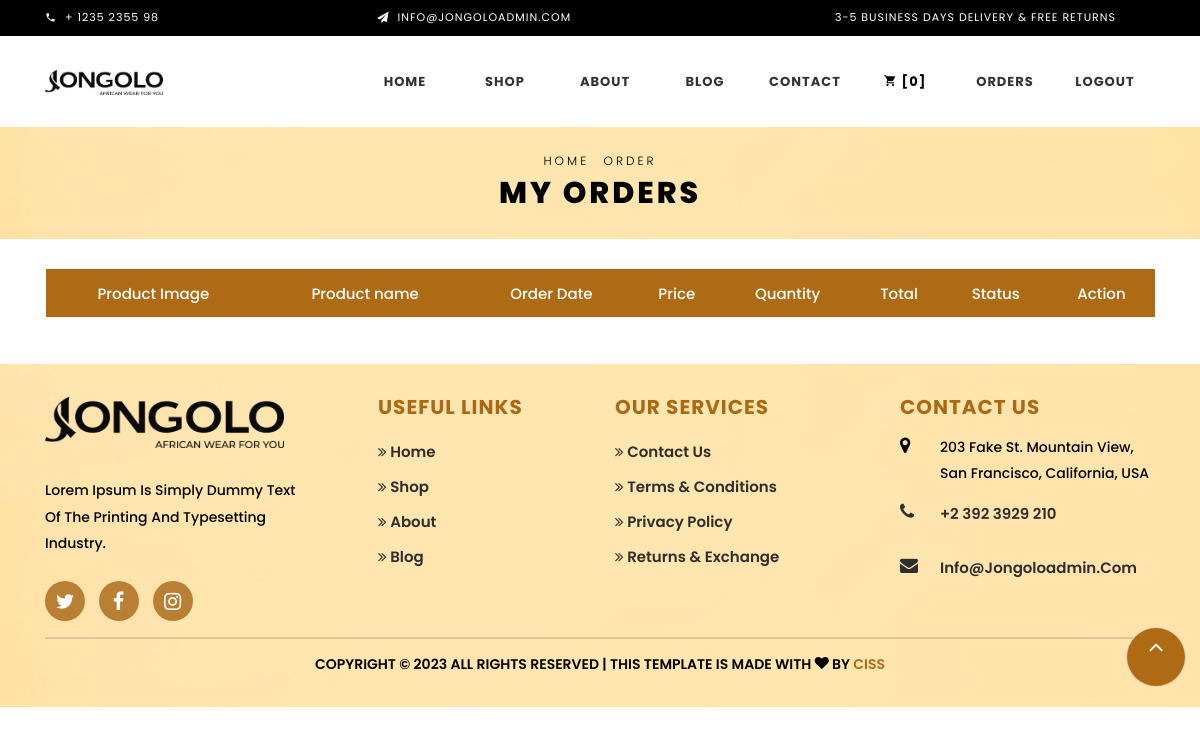
Page /order (signed in) on the earlier database version.
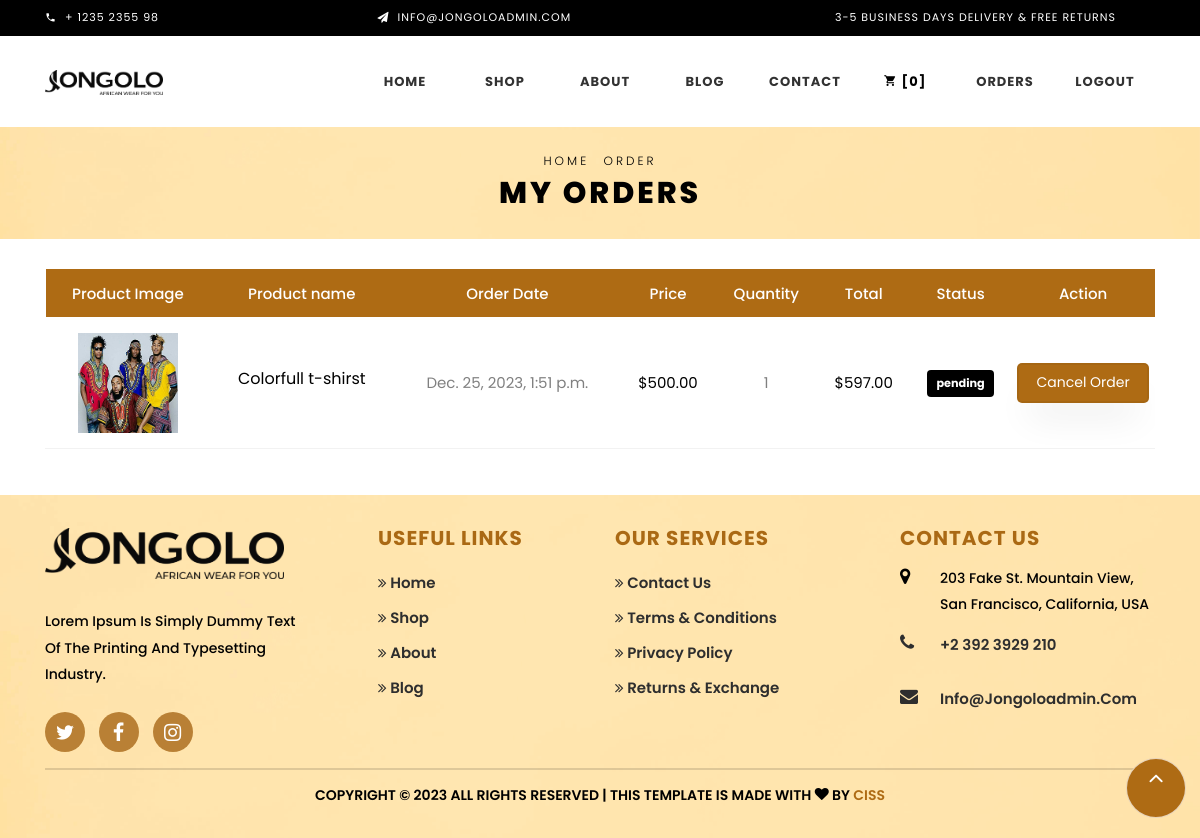
Same page on the later database version.
### myapp/models.py (models this page shows, shortened)
class OrderItem(models.Model):
    order = models.ForeignKey(Order, on_delete=models.CASCADE)
    product = models.ForeignKey(Product, on_delete=models.CASCADE)
    quantity = models.PositiveIntegerField()
    unit_price = models.DecimalField(max_digits=10, decimal_places=2)

class Product(models.Model):
    user = models.ForeignKey(User, on_delete=models.CASCADE, default=1)
    name = models.CharField(max_length=100)
    price = models.IntegerField(default=0)
    category = models.ForeignKey(Category, on_delete=models.CASCADE, default=1)
    description = models.CharField(max_length=200, default='' , null=True , blank=True)
    image = models.ImageField(upload_to='products')

class Order(models.Model):
    user = models.ForeignKey(User, on_delete=models.CASCADE)
    created_at = models.DateTimeField(auto_now_add=True)
    shipping_address = models.ForeignKey(Address, on_delete=models.SET_NULL, null=True, blank=True)
    total_price = models.DecimalField(max_digits=10, decimal_places=2)
    status = models.CharField(max_length=20,default='pending')

### myapp/website_views.py (the view)
# urls.py: path('order',website_views.Order_view,name='order'),
@login_required (login_url='/login1')
def Order_view(request):
    user_orders = Order.objects.filter(user=request.user).order_by('-created_at')
    if request.user.is_authenticated:
        cart_items = CartItem.objects.filter(user=request.user)
        total_price = sum(item.total_price() for item in cart_items)
        cart_items = CartItem.objects.filter(user=request.user)
        cart_count = cart_items.count()
    else:
        total_price = 0
        cart_count = 0
    return render(request, 'websiteuser/order.html', {'user_orders': user_orders,'cart_count':cart_count})

### myapp/models.py (called while the page is built)
    def __str__(self):
        return self.name

### templates/websiteuser/order.html (shortened to what this page needs)
{% extends 'websiteuser/base.html'%}
{% load widget_tweaks %}
{% load static %}
{% block content %}
<div class="hero-wrap hero-bread" style="background-image: url(/static/images/banner/footer-bg.png);">
    <div class="container">
        <div class="row no-gutters slider-text align-items-center justify-content-center">
            <div class="col-md-9 ftco-animate text-center">
                <p class="breadcrumbs"><span class="mr-2"><a href="/dashboard-web">Home</a></span> <span>Order</span>
                </p>
                <h1 class="mb-0 bread">My Orders</h1>
            </div>
        </div>
    </div>
</div>
<section class="ftco-section ftco-cart">
    <div class="container">
        <div class="row">
            <div class="col-md-12 ftco-animate">
                <div class="cart-list">
                    <table class="table">
                        <thead class="thead-primary">
                            <tr class="text-center">
                                <th>Product Image</th>
                                <th>Product name</th>
                                <th>Order Date</th>
                                <th>Price</th>
                                <th>Quantity</th>
                                <th>Total</th>
                                <th>Status</th>
                                <th>Action</th>
                            </tr>
                        </thead>
                        <tbody>
                            {% for order in user_orders %}
                            {% for item in order.orderitem_set.all %}
                            <tr class="text-center">
                                <td class="image-prod">
                                    <img class="img" src="{{ item.product.image.url }}" alt="{{ item.product.name }}">
                                </td>
                                <td class="product-name">
                                    <h3>{{ item.product.name }}</h3>
                                </td>
                                <td class="placed-date">{{ order.created_at }}</td>
                                <td class="price">${{ item.unit_price }}</td>
                                <td class="quantity">
                                    {{ item.quantity }}
                                </td>
                                <td class="total">${{ order.total_price }}</td>
                                <td>
                                    <small class="badge badge-warning">{{ order.status }}</small>
                                </td>
                                <td>
                                    {% if order.status == 'pending' or order.status == 'confirmed' %}
                                    <button type="button" class="btn btn-primary" data-toggle="modal"
                                        data-target="#exampleModal" onclick="showConfirmationDialog('{{order.id}}')"
                                        data-order-id="{{order.id}}">
                                        Cancel Order
                                    </button>
                                    {% endif %}
                                </td>
                            </tr>
                            {% endfor %}
                            {% endfor %}
                        </tbody>
                    </table>
                </div>
            </div>
        </div>
    </div>
</section>
{% endblock %}

Differences in the rows shown:
added Order: created_at "Dec. 25, 2023, 1:51 p.m.", total_price "597.00", status "pending"
added OrderItem: product.image (picture), product.name "Colorfull t-shirst", unit_price "500.00", quantity "1"
